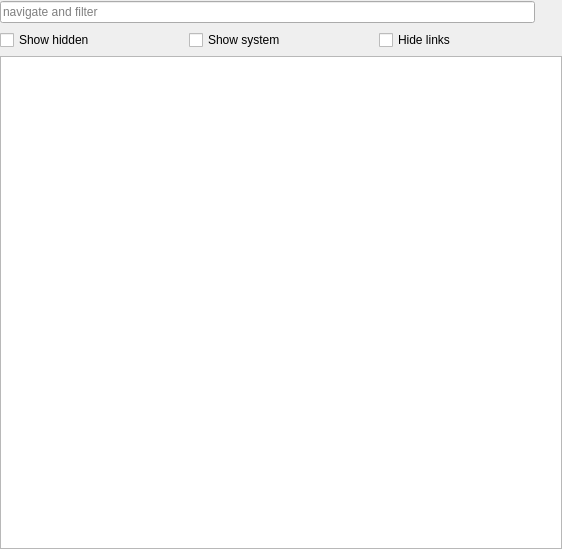
<?xml version="1.0" encoding="UTF-8"?>
<ui version="4.0">
 <class>FilePicker</class>
 <widget class="QWidget" name="FilePicker">
  <property name="geometry">
   <rect>
    <x>0</x>
    <y>0</y>
    <width>562</width>
    <height>549</height>
   </rect>
  </property>
  <property name="windowTitle">
   <string>Select files and directories</string>
  </property>
  <layout class="QVBoxLayout" name="verticalLayout">
   <property name="spacing">
    <number>6</number>
   </property>
   <property name="leftMargin">
    <number>0</number>
   </property>
   <property name="topMargin">
    <number>0</number>
   </property>
   <property name="rightMargin">
    <number>0</number>
   </property>
   <property name="bottomMargin">
    <number>0</number>
   </property>
   <item>
    <widget class="QWidget" name="widget_2" native="true">
     <layout class="QHBoxLayout" name="horizontalLayout_2">
      <property name="spacing">
       <number>3</number>
      </property>
      <property name="leftMargin">
       <number>0</number>
      </property>
      <property name="topMargin">
       <number>0</number>
      </property>
      <property name="rightMargin">
       <number>0</number>
      </property>
      <property name="bottomMargin">
       <number>0</number>
      </property>
      <item>
       <widget class="QLineEdit" name="filterLineEdit">
        <property name="sizePolicy">
         <sizepolicy hsizetype="Minimum" vsizetype="Fixed">
          <horstretch>0</horstretch>
          <verstretch>0</verstretch>
         </sizepolicy>
        </property>
        <property name="placeholderText">
         <string>navigate and filter</string>
        </property>
        <property name="clearButtonEnabled">
         <bool>true</bool>
        </property>
       </widget>
      </item>
      <item>
       <widget class="QPushButton" name="showOptionsButton">
        <property name="sizePolicy">
         <sizepolicy hsizetype="Fixed" vsizetype="Fixed">
          <horstretch>0</horstretch>
          <verstretch>0</verstretch>
         </sizepolicy>
        </property>
        <property name="minimumSize">
         <size>
          <width>24</width>
          <height>24</height>
         </size>
        </property>
        <property name="maximumSize">
         <size>
          <width>24</width>
          <height>24</height>
         </size>
        </property>
        <property name="focusPolicy">
         <enum>Qt::ClickFocus</enum>
        </property>
        <property name="toolTip">
         <string>Display options</string>
        </property>
        <property name="text">
         <string/>
        </property>
        <property name="icon">
         <iconset>
          <normaloff>:/resources/menu-2x.png</normaloff>:/resources/menu-2x.png</iconset>
        </property>
        <property name="flat">
         <bool>true</bool>
        </property>
       </widget>
      </item>
     </layout>
    </widget>
   </item>
   <item>
    <widget class="QWidget" name="optionsContainer" native="true">
     <layout class="QHBoxLayout" name="horizontalLayout">
      <property name="spacing">
       <number>-1</number>
      </property>
      <property name="leftMargin">
       <number>0</number>
      </property>
      <property name="topMargin">
       <number>0</number>
      </property>
      <property name="rightMargin">
       <number>0</number>
      </property>
      <property name="bottomMargin">
       <number>0</number>
      </property>
      <item>
       <widget class="QCheckBox" name="showHiddenCheckBox">
        <property name="text">
         <string>Show hidden</string>
        </property>
       </widget>
      </item>
      <item>
       <widget class="QCheckBox" name="showSystemCheckBox">
        <property name="text">
         <string>Show system</string>
        </property>
       </widget>
      </item>
      <item>
       <widget class="QCheckBox" name="hideLinksCheckBox">
        <property name="text">
         <string>Hide links</string>
        </property>
       </widget>
      </item>
     </layout>
    </widget>
   </item>
   <item>
    <widget class="QTreeView" name="treeView">
     <property name="alternatingRowColors">
      <bool>true</bool>
     </property>
     <property name="selectionMode">
      <enum>QAbstractItemView::ExtendedSelection</enum>
     </property>
     <property name="animated">
      <bool>true</bool>
     </property>
     <attribute name="headerDefaultSectionSize">
      <number>200</number>
     </attribute>
    </widget>
   </item>
  </layout>
 </widget>
 <resources/>
 <connections/>
</ui>
